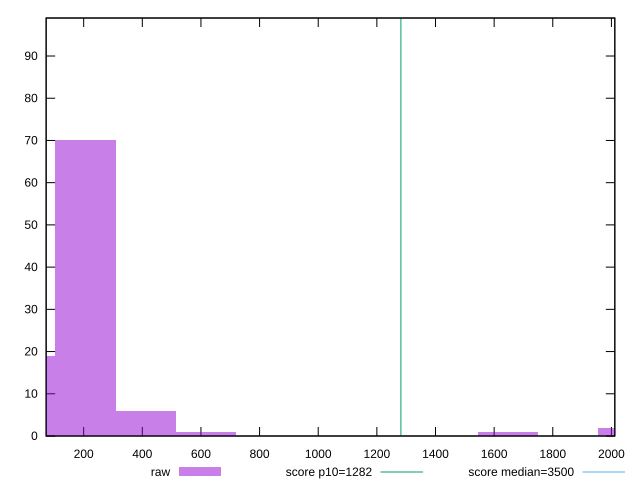

Reproduce this figure in gnuplot.
reset

$raw <<EOF
1647.0243515884454 1
2058.7804394855566 2
205.87804394855567 70
0 19
411.75608789711134 6
617.6341318456671 1
EOF

set key outside below
set boxwidth 205.87804394855567
set xrange [71.99599999999998:2011.6199999999997]
set yrange [0:99]
set trange [0:99]
set style fill transparent solid 0.5 noborder

set parametric
set terminal svg size 640, 490 enhanced background rgb 'white'
set output "report/report_00029_2021-02-24T13-36-40.390Z/bootup-time/samples/card/raw/histogram.svg"

plot $raw title "raw" with boxes, \
     1282,t title "score p10=1282", \
     3500,t title "score median=3500"

reset
